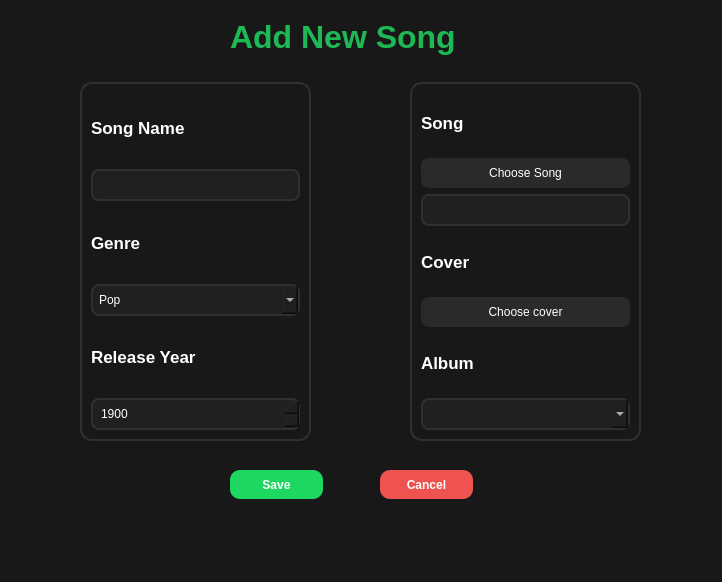
<?xml version="1.0" encoding="UTF-8"?>
<ui version="4.0">
 <class>AddSongDialog</class>
 <widget class="QDialog" name="AddSongDialog">
  <property name="geometry">
   <rect>
    <x>0</x>
    <y>0</y>
    <width>722</width>
    <height>582</height>
   </rect>
  </property>
  <property name="windowTitle">
   <string>Dialog</string>
  </property>
  <property name="styleSheet">
   <string notr="true">background-color:#181818;</string>
  </property>
  <widget class="QPushButton" name="saveButton">
   <property name="geometry">
    <rect>
     <x>230</x>
     <y>470</y>
     <width>93</width>
     <height>29</height>
    </rect>
   </property>
   <property name="styleSheet">
    <string notr="true">QPushButton
{
background:#1DB954;
color:white;
font-weight:bold;
border:none;
border-radius:10px;
padding:8px;
}
QPushButton
{
background:#1ED760;
}</string>
   </property>
   <property name="text">
    <string>Save</string>
   </property>
  </widget>
  <widget class="QLabel" name="title">
   <property name="geometry">
    <rect>
     <x>230</x>
     <y>10</y>
     <width>281</width>
     <height>53</height>
    </rect>
   </property>
   <property name="font">
    <font>
     <pointsize>24</pointsize>
     <bold>true</bold>
    </font>
   </property>
   <property name="styleSheet">
    <string notr="true">color:#1DB954
</string>
   </property>
   <property name="text">
    <string>Add New Song</string>
   </property>
  </widget>
  <widget class="QGroupBox" name="groupBox_2">
   <property name="geometry">
    <rect>
     <x>410</x>
     <y>70</y>
     <width>231</width>
     <height>371</height>
    </rect>
   </property>
   <property name="styleSheet">
    <string notr="true">QGroupBox
{
color:white;
font-weight:bold;
border:2px solid #303030;
border-radius:12px;
margin-top:12px;
}

QGroupBox::title
{
subcontrol-origin:margin;
left:10px;
padding:0 5px;
}</string>
   </property>
   <property name="title">
    <string/>
   </property>
   <layout class="QGridLayout" name="gridLayout_2">
    <item row="3" column="0">
     <widget class="QLabel" name="coverLabel">
      <property name="styleSheet">
       <string notr="true">color:white;
font-size:13pt;
font-weight:bold;</string>
      </property>
      <property name="text">
       <string>Cover</string>
      </property>
     </widget>
    </item>
    <item row="4" column="0">
     <widget class="QPushButton" name="chooseCoverButton">
      <property name="styleSheet">
       <string notr="true">QPushButton
{
background:#2A2A2A;
color:white;
border-radius:8px;
padding:8px;
}
QPushBox:hover
{
background:#3A3A3A;
}
</string>
      </property>
      <property name="text">
       <string>Choose cover</string>
      </property>
     </widget>
    </item>
    <item row="5" column="0">
     <widget class="QLabel" name="label_4">
      <property name="styleSheet">
       <string notr="true">color:white;
font-size:13pt;
font-weight:bold;
</string>
      </property>
      <property name="text">
       <string>Album</string>
      </property>
     </widget>
    </item>
    <item row="1" column="0">
     <widget class="QPushButton" name="chooseSongButton">
      <property name="styleSheet">
       <string notr="true">QPushButton
{
background:#2A2A2A;
color:white;
border-radius:8px;
padding:8px;
}
QPushBox:hover
{
background:#3A3A3A;
}</string>
      </property>
      <property name="text">
       <string>Choose Song</string>
      </property>
     </widget>
    </item>
    <item row="0" column="0">
     <widget class="QLabel" name="label_2">
      <property name="styleSheet">
       <string notr="true">color:white;
font-size:13pt;
font-weight:bold;</string>
      </property>
      <property name="text">
       <string>Song</string>
      </property>
     </widget>
    </item>
    <item row="6" column="0">
     <widget class="QComboBox" name="albumComboBox">
      <property name="styleSheet">
       <string notr="true">QComboBox
{
background:#202020;
color:white;
border:2px solid #303030;

border-radius:8px;
padding:6px;
}
QComboBox::hover
{
border:2px solid #1DB954;
}</string>
      </property>
     </widget>
    </item>
    <item row="2" column="0">
     <widget class="QLineEdit" name="songPathEdit">
      <property name="styleSheet">
       <string notr="true">QLineEdit
{
background-color :#202020;
color:white;
border:2px solid #303030;
border-radius:8px;
padding:6px;
}
QLineEdit:focus
{
border:2px solid #1DB954;
}</string>
      </property>
      <property name="readOnly">
       <bool>true</bool>
      </property>
     </widget>
    </item>
   </layout>
  </widget>
  <widget class="QGroupBox" name="groupBox">
   <property name="geometry">
    <rect>
     <x>80</x>
     <y>70</y>
     <width>231</width>
     <height>371</height>
    </rect>
   </property>
   <property name="styleSheet">
    <string notr="true">QGroupBox
{
color:white;
font-weight:bold;
border:2px solid #303030;
border-radius:12px;
margin-top:12px;
}

QGroupBox::title
{
subcontrol-origin:margin;
left:10px;
padding:0 5px;
}</string>
   </property>
   <property name="title">
    <string/>
   </property>
   <layout class="QGridLayout" name="gridLayout">
    <item row="7" column="0">
     <widget class="QSpinBox" name="releaseYearSpinBox">
      <property name="styleSheet">
       <string notr="true">QSpinBox
{
background:#202020;
color:white;
border:2px solid #303030;
border-radius:8px;
padding:6px;
}

QSpinBox:hover
{
border:2px solid #1DB954;
}</string>
      </property>
      <property name="minimum">
       <number>1900</number>
      </property>
      <property name="maximum">
       <number>2100</number>
      </property>
     </widget>
    </item>
    <item row="5" column="0">
     <widget class="QComboBox" name="GenreComboBox">
      <property name="styleSheet">
       <string notr="true">QComboBox
{
background:#202020;
color:white;
border:2px solid #303030;

border-radius:8px;
padding:6px;
}
QComboBox::hover
{
border:2px solid #1DB954;
}</string>
      </property>
      <item>
       <property name="text">
        <string>Pop</string>
       </property>
      </item>
      <item>
       <property name="text">
        <string>Rap</string>
       </property>
      </item>
      <item>
       <property name="text">
        <string>Hip Hop</string>
       </property>
      </item>
      <item>
       <property name="text">
        <string>Rock</string>
       </property>
      </item>
      <item>
       <property name="text">
        <string>Jazz</string>
       </property>
      </item>
      <item>
       <property name="text">
        <string>Classical</string>
       </property>
      </item>
      <item>
       <property name="text">
        <string>Other</string>
       </property>
      </item>
     </widget>
    </item>
    <item row="3" column="0">
     <widget class="QLabel" name="Genre">
      <property name="styleSheet">
       <string notr="true">color:white;
font-size:13pt;
font-weight:bold;</string>
      </property>
      <property name="text">
       <string>Genre</string>
      </property>
     </widget>
    </item>
    <item row="6" column="0">
     <widget class="QLabel" name="label">
      <property name="styleSheet">
       <string notr="true">color:white;
font-size:13pt;
font-weight:bold;
</string>
      </property>
      <property name="text">
       <string>Release Year</string>
      </property>
     </widget>
    </item>
    <item row="1" column="0">
     <widget class="QLabel" name="songName">
      <property name="styleSheet">
       <string notr="true">color:white;
font-size:13pt;
font-weight:bold;</string>
      </property>
      <property name="text">
       <string>Song Name</string>
      </property>
     </widget>
    </item>
    <item row="2" column="0">
     <widget class="QLineEdit" name="SongNameEdit">
      <property name="styleSheet">
       <string notr="true">QLineEdit
{
background:#202020;
color:white;
border:2px solid #303030;
border-radius:8px;
padding:6px;
}
QLineEdit::focus
{
border:2px solid #1DB954;
}</string>
      </property>
     </widget>
    </item>
   </layout>
  </widget>
  <widget class="QPushButton" name="cancelButton">
   <property name="geometry">
    <rect>
     <x>380</x>
     <y>470</y>
     <width>93</width>
     <height>29</height>
    </rect>
   </property>
   <property name="styleSheet">
    <string notr="true">QPushButton
{
background:#E53935;
color:white;
font-weight:bold;
border:none;
border-radius:10px;
padding:8px;
}
QPushButton
{
background:#EF5350;
}</string>
   </property>
   <property name="text">
    <string>Cancel</string>
   </property>
  </widget>
 </widget>
 <resources/>
 <connections/>
</ui>
